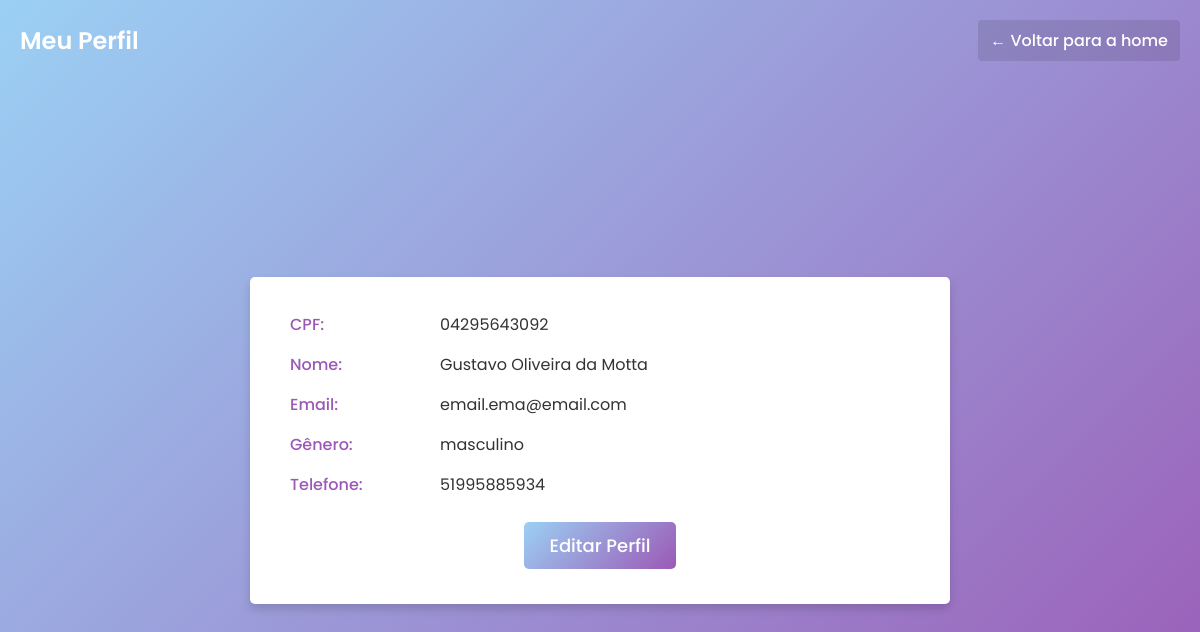
The app's page /perfil/ (signed in), older data.
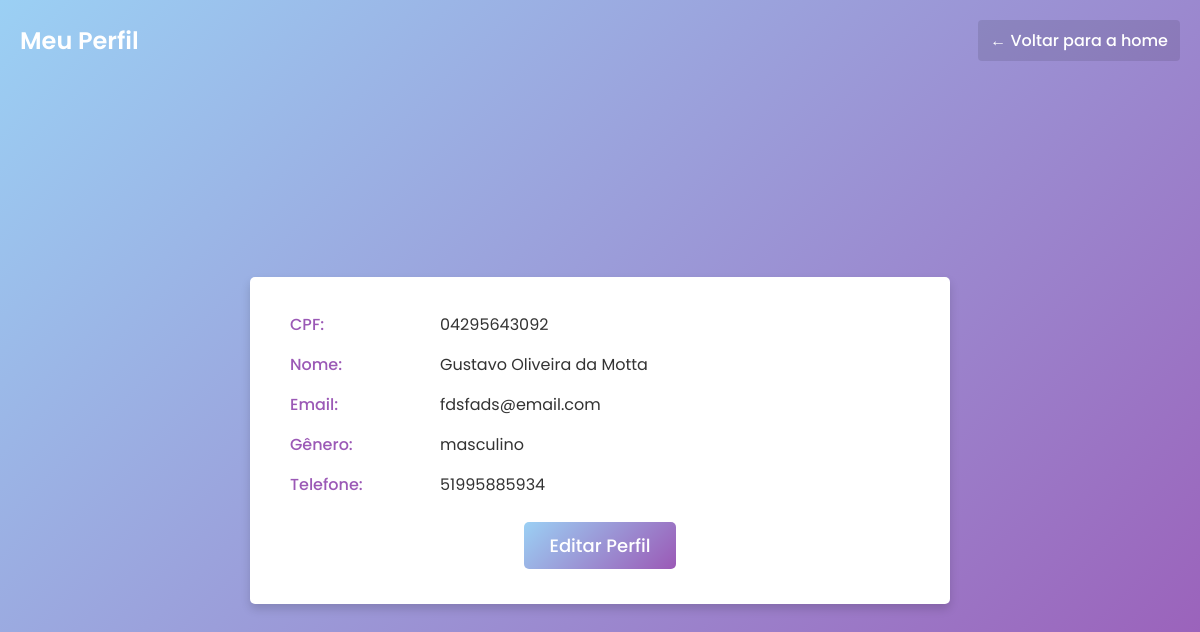
The same page, newer data.
### EscalaPoms/models.py (models this page shows, shortened)
class Treinador(models.Model):
    cpf = models.CharField(
        max_length=11,
        primary_key=True,
        unique=True,
        help_text="Digite somente os números do CPF"
    )
    nome = models.CharField(max_length=100)
    email = models.EmailField(unique=True)
    senha = models.CharField(max_length=128)
    genero = models.CharField(
        max_length=10,
        choices=[('M', 'Masculino'), ('F', 'Feminino')]
    )
    num_telefone = models.CharField(
        max_length=100,
        null=True,
        blank=True,
        help_text="Número de telefone"
    )

### EscalaPoms/views.py (the view)
# urls.py: path('perfil/', perfil, name='perfil'),
@login_required
def perfil(request):
    cpf = request.user.username
    usuario = obter_usuario_por_cpf(cpf)
    if isinstance(usuario, Treinador):
        url_dashboard = reverse('home_treinador')
    else:
        url_dashboard = reverse('home_aluno')
    return render(request, 'EscalaPoms/perfil.html', {'usuario': usuario,'url_dashboard': url_dashboard})

### EscalaPoms/utils.py (called while the page is built)
def obter_usuario_por_cpf(cpf):
    try:
        return Treinador.objects.get(cpf=cpf)
    except Treinador.DoesNotExist:
        return Aluno.objects.get(cpf=cpf)

### EscalaPoms/templates/EscalaPoms/perfil.html (shortened to what this page needs)
{% load static %}
<!DOCTYPE html>
<html lang="pt">
<head>
  <link rel="stylesheet" href="{% static 'css/colors.css' %}">
  <link rel="stylesheet" href="{% static 'css/perfil.css' %}">
</head>
<body>
  <header class="header">
    <h1>Meu Perfil</h1>
    <a href="{{ url_dashboard }}" class="btn-back">← Voltar para a home</a>  </header>
  <main class="profile-container">
    <div class="profile-card">
      <div class="profile-field">
        <span class="label">CPF:</span>
        <span class="value">{{ usuario.cpf }}</span>
      </div>
      <div class="profile-field">
        <span class="label">Nome:</span>
        <span class="value">{{ usuario.nome }}</span>
      </div>
      <div class="profile-field">
        <span class="label">Email:</span>
        <span class="value">{{ usuario.email }}</span>
      </div>
      <div class="profile-field">
        <span class="label">Gênero:</span>
        <span class="value">{{ usuario.genero }}</span>
      </div>
      <div class="profile-field">
        <span class="label">Telefone:</span>
        <span class="value">{{ usuario.num_telefone }}</span>
      </div>
      <div class="profile-actions">
        <a href="/perfil/editar/" class="btn">Editar Perfil</a>
      </div>
    </div>
  </main>
</body>
</html>

Row changes from the older to the newer data that the page shows:
changed Treinador "Gustavo Oliveira da Motta": email "email.ema@email.com" → "fdsfads@email.com"
